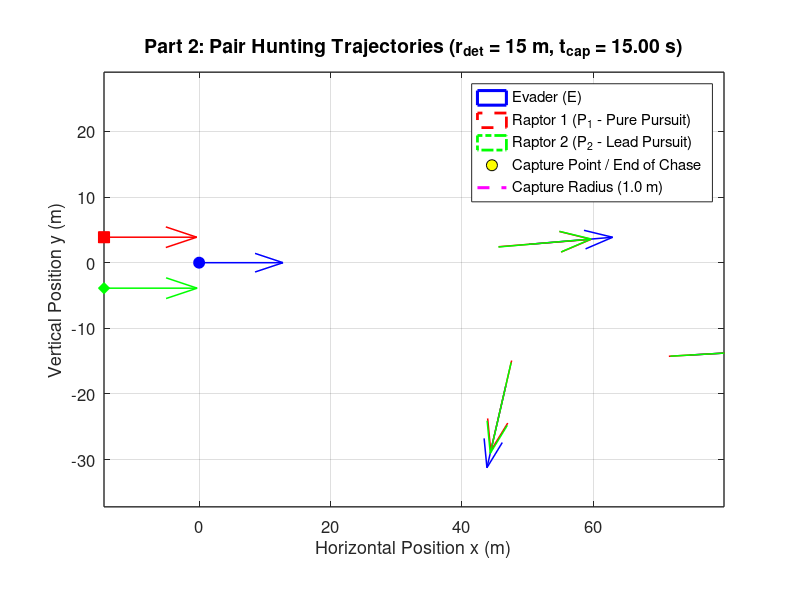
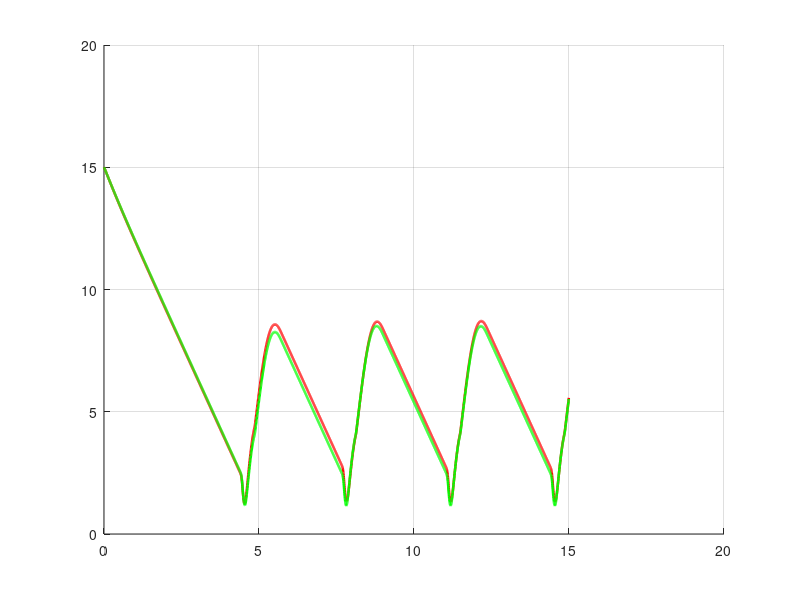

These charts were generated, in order, by the following MATLAB code: (Note: this script raises an error after producing the figures.)
% strategy_2_realistic_radius.m
% Part 2: Cooperative Pair Hunting (Pure Pursuit + Lead Pursuit Pincer)
clear; clc; close all;

%% 1. Model Parameters
v_p = 60 / 3.6;          % Pursuer speed (16.67 m/s)
v_e = 50 / 3.6;          % Evader speed (13.89 m/s)
R_p = 5.0;               % Pursuer min turning radius (m) - Realistic biological limit
R_e = 0.5;               % Evader min turning radius (m)

w_p_max = v_p / R_p;     % Max angular velocity of pursuer (3.33 rad/s)
w_e_max = v_e / R_e;     % Max angular velocity of evader (27.78 rad/s)

l_cap = 1.0;             % Capture radius (m)
r_det = 25.0;            % Initial detection distance (m) [15, 50]
r_jink = 2.5;            % Critical jink distance (m) - Set to optimal
tau_max = 0.6;           % Max look-ahead time for P2 lead pursuit (s)
T_max = 15.0;            % Raptor stamina limit (s)
dt = 0.005;              % Time step (s)
N = round(T_max / dt);
start_distances = [15, 20, 25, 30, 35];
flank_angles = deg2rad([15, 20, 25, 30, 35]);
plot_folder = fullfile(pwd, 'strategy_2_realistic_radius_plots');
if ~exist(plot_folder, 'dir')
    mkdir(plot_folder);
end

for scenario = 1:5
r_det = start_distances(scenario);
%% 2. Initial Conditions (t = 0)
alpha = flank_angles(scenario);

% Preallocate state arrays
x_E  = zeros(1, N); y_E  = zeros(1, N); theta_E  = zeros(1, N);
x_P1 = zeros(1, N); y_P1 = zeros(1, N); theta_P1 = zeros(1, N);
x_P2 = zeros(1, N); y_P2 = zeros(1, N); theta_P2 = zeros(1, N);
d1 = zeros(1, N); d2 = zeros(1, N);
t_vec = (0:N-1) * dt;

% Evader starts at origin facing +x
x_E(1) = 0; y_E(1) = 0; theta_E(1) = 0;

% Pursuer 1 (Top/Left Flank) & Pursuer 2 (Bottom/Right Flank)
x_P1(1) = -r_det * cos(alpha);  y_P1(1) =  r_det * sin(alpha);  theta_P1(1) = 0;
x_P2(1) = -r_det * cos(-alpha); y_P2(1) =  r_det * sin(-alpha); theta_P2(1) = 0;

captured = false;
end_idx = N;

% Evasion state variables
is_jinking = false;
theta_target = 0;
optimal_angle = deg2rad(110); % Optimal inside cut angle found via sweep

%% 3. Time-Stepping Simulation Loop (Forward Euler)
for k = 1:N-1
    d1(k) = hypot(x_E(k) - x_P1(k), y_E(k) - y_P1(k));
    d2(k) = hypot(x_E(k) - x_P2(k), y_E(k) - y_P2(k));
    
    if min(d1(k), d2(k)) <= l_cap
        captured = true;
        end_idx = k;
        break;
    end
    
    % --- Pursuer 1 Control: Pure Pursuit (Direct Line-of-Sight) ---
    theta_LOS1 = atan2(y_E(k) - y_P1(k), x_E(k) - x_P1(k));
    dtheta_P1 = atan2(sin(theta_LOS1 - theta_P1(k)), cos(theta_LOS1 - theta_P1(k)));
    if abs(dtheta_P1) <= w_p_max * dt
        w_P1 = dtheta_P1 / dt;
    else
        w_P1 = w_p_max * sign(dtheta_P1);
    end
    
    % --- Pursuer 2 Control: Cooperative Lead Pursuit ---
    tau = min(tau_max, d2(k) / v_p);
    x_lead = x_E(k) + tau * v_e * cos(theta_E(k));
    y_lead = y_E(k) + tau * v_e * sin(theta_E(k));
    
    theta_LOS2 = atan2(y_lead - y_P2(k), x_lead - x_P2(k));
    dtheta_P2 = atan2(sin(theta_LOS2 - theta_P2(k)), cos(theta_LOS2 - theta_P2(k)));
    if abs(dtheta_P2) <= w_p_max * dt
        w_P2 = dtheta_P2 / dt;
    else
        w_P2 = w_p_max * sign(dtheta_P2);
    end
    
    % --- Evader Control (Inside Cut with Reset) ---
    if is_jinking && min(d1(k), d2(k)) > (r_jink + 1.5)
        is_jinking = false; % Reset to flee mode once raptor overshoots
    end

    if ~is_jinking && (d1(k) <= r_jink || d2(k) <= r_jink)
        is_jinking = true;
        if d1(k) <= d2(k)
            % Threat is P1. Inside cut 110 degrees relative to P1.
            theta_target = theta_LOS1 + optimal_angle; 
        else
            % Threat is P2. Inside cut 110 degrees relative to P2.
            theta_target = theta_LOS2 - optimal_angle; 
        end
    end

    if is_jinking
        dtheta_E = atan2(sin(theta_target - theta_E(k)), cos(theta_target - theta_E(k)));
        if abs(dtheta_E) <= w_e_max * dt
            w_E = dtheta_E / dt;
        else
            w_E = w_e_max * sign(dtheta_E);
        end
    else
        % When safe, flee along the threat bisector
        vx_threat = (x_E(k) - x_P1(k))/d1(k) + (x_E(k) - x_P2(k))/d2(k);
        vy_threat = (y_E(k) - y_P1(k))/d1(k) + (y_E(k) - y_P2(k))/d2(k);
        theta_flee = atan2(vy_threat, vx_threat);
        dtheta_E = atan2(sin(theta_flee - theta_E(k)), cos(theta_flee - theta_E(k)));
        if abs(dtheta_E) <= w_e_max * dt
            w_E = dtheta_E / dt;
        else
            w_E = w_e_max * sign(dtheta_E);
        end
    end
    
    % --- Euler Kinematic Updates ---
    x_P1(k+1) = x_P1(k) + v_p * cos(theta_P1(k)) * dt;
    y_P1(k+1) = y_P1(k) + v_p * sin(theta_P1(k)) * dt;
    theta_P1(k+1) = theta_P1(k) + w_P1 * dt;
    
    x_P2(k+1) = x_P2(k) + v_p * cos(theta_P2(k)) * dt;
    y_P2(k+1) = y_P2(k) + v_p * sin(theta_P2(k)) * dt;
    theta_P2(k+1) = theta_P2(k) + w_P2 * dt;
    
    x_E(k+1) = x_E(k) + v_e * cos(theta_E(k)) * dt;
    y_E(k+1) = y_E(k) + v_e * sin(theta_E(k)) * dt;
    theta_E(k+1) = theta_E(k) + w_E * dt;
end

d1(end_idx) = hypot(x_E(end_idx) - x_P1(end_idx), y_E(end_idx) - y_P1(end_idx));
d2(end_idx) = hypot(x_E(end_idx) - x_P2(end_idx), y_E(end_idx) - y_P2(end_idx));

%% 4. Figure 1: Combined 2D Trajectory Plot (All 3 Players on Same Axis)
figure('Color', 'w', 'Position', [80, 80, 1050, 700]);
hold on; grid on; axis equal;

% Plot all 3 trajectories on the same axis
trajectory_alpha = 0.75;
patch(x_E(1:end_idx),  y_E(1:end_idx),  'b', 'FaceColor', 'none', ...
    'EdgeColor', 'b', 'EdgeAlpha', trajectory_alpha, 'LineStyle', '-', ...
    'LineWidth', 2.2, 'DisplayName', 'Evader (E)');
patch(x_P1(1:end_idx), y_P1(1:end_idx), 'r', 'FaceColor', 'none', ...
    'EdgeColor', 'r', 'EdgeAlpha', trajectory_alpha, 'LineStyle', '--', ...
    'LineWidth', 2.0, 'DisplayName', 'Raptor 1 (P_1 - Pure Pursuit)');
patch(x_P2(1:end_idx), y_P2(1:end_idx), 'g', 'FaceColor', 'none', ...
    'EdgeColor', 'g', 'EdgeAlpha', trajectory_alpha, 'LineStyle', '-.', ...
    'LineWidth', 2.0, 'DisplayName', 'Raptor 2 (P_2 - Lead Pursuit)');

% Plot Start Positions (t = 0)
plot(x_E(1),  y_E(1),  'bo', 'MarkerSize', 8, 'MarkerFaceColor', 'b', 'HandleVisibility', 'off');
plot(x_P1(1), y_P1(1), 'rs', 'MarkerSize', 8, 'MarkerFaceColor', 'r', 'HandleVisibility', 'off');
plot(x_P2(1), y_P2(1), 'gd', 'MarkerSize', 8, 'MarkerFaceColor', 'g', 'HandleVisibility', 'off');

% Plot Final/Capture Positions
plot(x_E(end_idx),  y_E(end_idx),  'ko', 'MarkerSize', 12, ...
    'MarkerFaceColor', 'y', 'DisplayName', 'Capture Point / End of Chase');
plot(x_P1(end_idx), y_P1(end_idx), 'ro', 'MarkerSize', 6, 'MarkerFaceColor', 'r', 'HandleVisibility', 'off');
plot(x_P2(end_idx), y_P2(end_idx), 'go', 'MarkerSize', 6, 'MarkerFaceColor', 'g', 'HandleVisibility', 'off');

% Plot Capture Radius Circle around Evader's Final Position
th_circ = linspace(0, 2*pi, 100);
plot(x_E(end_idx) + l_cap*cos(th_circ), y_E(end_idx) + l_cap*sin(th_circ), ...
    'm--', 'LineWidth', 2.2, 'DisplayName', 'Capture Radius (1.0 m)');

% Plot Heading Arrows along the Path
arrow_end = max(1, end_idx - round(0.5 / dt));
if arrow_end > 1
    idx_arrows = round(linspace(1, arrow_end, 5));
    quiver(x_E(idx_arrows),  y_E(idx_arrows),  cos(theta_E(idx_arrows)),  sin(theta_E(idx_arrows)),  0.35, 'b', 'LineWidth', 1.1, 'HandleVisibility', 'off');
    quiver(x_P1(idx_arrows), y_P1(idx_arrows), cos(theta_P1(idx_arrows)), sin(theta_P1(idx_arrows)), 0.35, 'r', 'LineWidth', 1.1, 'HandleVisibility', 'off');
    quiver(x_P2(idx_arrows), y_P2(idx_arrows), cos(theta_P2(idx_arrows)), sin(theta_P2(idx_arrows)), 0.35, 'g', 'LineWidth', 1.1, 'HandleVisibility', 'off');
end

set(gca, 'FontSize', 12, 'LineWidth', 1.0, 'Box', 'on');
xlabel('Horizontal Position x (m)', 'FontSize', 13);
ylabel('Vertical Position y (m)', 'FontSize', 13);
title(sprintf('Part 2: Pair Hunting Trajectories (r_{det} = %.0f m, t_{cap} = %.2f s)', ...
    r_det, t_vec(end_idx)), 'FontSize', 14);
legend('Location', 'best');
exportgraphics(gcf, fullfile(plot_folder, sprintf('scenario_%d_trajectory.png', scenario)), 'Resolution', 200);

%% 5. Figure 2: Separation Distance Plot
figure('Color', 'w', 'Position', [180, 120, 850, 550]);
hold on; grid on;
plot(t_vec(1:end_idx), d1(1:end_idx), 'r-', 'LineWidth', 1.8, 'DisplayName', 'd_1(t) (Raptor 1)');
plot(t_vec(1:end_idx), d2(1:end_idx), 'g-', 'LineWidth', 1.8, 'DisplayName', 'd_2(t) (Raptor 2)');
yline(l_cap, 'k--', 'Capture Threshold (l = 1.0 m)', 'LineWidth', 1.5, 'HandleVisibility', 'off');
yline(r_jink, 'b:', sprintf('Jink Trigger (r_{jink} = %.1f m)', r_jink), 'LineWidth', 1.5, 'HandleVisibility', 'off');
set(gca, 'FontSize', 12, 'LineWidth', 1.0, 'Box', 'on');
xlabel('Time t (s)', 'FontSize', 13);
ylabel('Distance to Prey (m)', 'FontSize', 13);
title('Part 2: Pair Separation Distances vs. Time', 'FontSize', 14);
legend('Location', 'southoutside', 'NumColumns', 2);
exportgraphics(gcf, fullfile(plot_folder, sprintf('scenario_%d_separation.png', scenario)), 'Resolution', 200);
close all;
end

%% 6. Jink-Distance Sweep: Capture Time Histogram
jink_distances = 1.0:0.25:8.0;
capture_times = zeros(5, numel(jink_distances));

for scenario = 1:5
    for j = 1:numel(jink_distances)
        capture_times(scenario, j) = simulate_capture_time( ...
            start_distances(scenario), flank_angles(scenario), ...
            jink_distances(j), v_p, v_e, R_p, R_e, l_cap, ...
            tau_max, T_max, dt);
    end
end

figure('Color', 'w', 'Position', [80, 80, 1200, 850]);
for scenario = 1:5
    subplot(3, 2, scenario);
    bar(jink_distances, capture_times(scenario, :), 1.0, ...
        'FaceColor', [0.25, 0.65, 0.35], 'EdgeColor', 'none');
    hold on; grid on;

    [max_capture_time, max_idx] = max(capture_times(scenario, :));
    plot(jink_distances(max_idx), max_capture_time, 'r^', ...
        'MarkerSize', 9, 'MarkerFaceColor', 'r');
    xline(jink_distances(max_idx), 'r--', 'LineWidth', 1.2);

    xlabel('Jink distance (m)');
    ylabel('Capture time (s)');
    title(sprintf('Scenario %d (r_{det} = %.0f m)', ...
        scenario, start_distances(scenario)));
    legend('Capture time', sprintf('Maximum: %.2f m', jink_distances(max_idx)), ...
        'Location', 'best');
    set(gca, 'FontSize', 10, 'Box', 'on');
end

sgtitle('Strategy 2: Capture Time for a Range of Jink Distances');
exportgraphics(gcf, fullfile(plot_folder, 'jink_distance_capture_time.png'), ...
    'Resolution', 200);
close all;

fprintf('Strategy 2 maximum capture times by scenario:\n');
for scenario = 1:5
    [max_capture_time, max_idx] = max(capture_times(scenario, :));
    fprintf('  Scenario %d: %.2f m jink distance -> %.2f s capture time\n', ...
        scenario, jink_distances(max_idx), max_capture_time);
end

%% 7. Jink-Angle Sweep: Capture Time Histogram
angle_offsets = deg2rad(0:5:180);
angle_capture_times = zeros(5, numel(angle_offsets));

for scenario = 1:5
    for j = 1:numel(angle_offsets)
        angle_capture_times(scenario, j) = simulate_capture_time_angle( ...
            start_distances(scenario), flank_angles(scenario), r_jink, ...
            angle_offsets(j), v_p, v_e, R_p, R_e, l_cap, tau_max, ...
            T_max, dt);
    end
end

figure('Color', 'w', 'Position', [80, 80, 1200, 850]);
for scenario = 1:5
    subplot(3, 2, scenario);
    bar(rad2deg(angle_offsets), angle_capture_times(scenario, :), 1.0, ...
        'FaceColor', [0.75, 0.45, 0.20], 'EdgeColor', 'none');
    hold on; grid on;

    [max_capture_time, max_idx] = max(angle_capture_times(scenario, :));
    plot(rad2deg(angle_offsets(max_idx)), max_capture_time, 'r^', ...
        'MarkerSize', 9, 'MarkerFaceColor', 'r');
    xline(rad2deg(angle_offsets(max_idx)), 'r--', 'LineWidth', 1.2);

    xlabel('Jink angle offset (degrees)');
    ylabel('Capture time (s)');
    title(sprintf('Scenario %d (r_{det} = %.0f m)', ...
        scenario, start_distances(scenario)));
    legend('Capture time', sprintf('Maximum: %.0f deg', ...
        rad2deg(angle_offsets(max_idx))), 'Location', 'best');
    set(gca, 'FontSize', 10, 'Box', 'on');
end

sgtitle(sprintf('Strategy 2: Capture Time by Jink Angle (r_{jink} = %.1f m)', ...
    r_jink));
exportgraphics(gcf, fullfile(plot_folder, 'jink_angle_capture_time.png'), ...
    'Resolution', 200);
close all;

fprintf('Strategy 2 maximum capture angles by scenario:\n');
for scenario = 1:5
    [max_capture_time, max_idx] = max(angle_capture_times(scenario, :));
    fprintf('  Scenario %d: %.0f degree angle -> %.2f s capture time\n', ...
        scenario, rad2deg(angle_offsets(max_idx)), max_capture_time);
end

function capture_time = simulate_capture_time(r_det, alpha, r_jink, ...
    v_p, v_e, R_p, R_e, l_cap, tau_max, T_max, dt)
    w_p_max = v_p / R_p;
    w_e_max = v_e / R_e;
    N = round(T_max / dt);

    x_E = 0; y_E = 0; theta_E = 0;
    x_P1 = -r_det * cos(alpha); y_P1 = r_det * sin(alpha); theta_P1 = 0;
    x_P2 = -r_det * cos(-alpha); y_P2 = r_det * sin(-alpha); theta_P2 = 0;
    capture_time = T_max;
    
    is_jinking = false;
    theta_target = 0;

    for k = 1:N-1
        d1 = hypot(x_E - x_P1, y_E - y_P1);
        d2 = hypot(x_E - x_P2, y_E - y_P2);
        if min(d1, d2) <= l_cap
            capture_time = (k - 1) * dt;
            return;
        end

        theta_LOS1 = atan2(y_E - y_P1, x_E - x_P1);
        dtheta_P1 = atan2(sin(theta_LOS1 - theta_P1), cos(theta_LOS1 - theta_P1));
        if abs(dtheta_P1) <= w_p_max * dt
            w_P1 = dtheta_P1 / dt;
        else
            w_P1 = w_p_max * sign(dtheta_P1);
        end

        tau = min(tau_max, d2 / v_p);
        x_lead = x_E + tau * v_e * cos(theta_E);
        y_lead = y_E + tau * v_e * sin(theta_E);
        theta_LOS2 = atan2(y_lead - y_P2, x_lead - x_P2);
        dtheta_P2 = atan2(sin(theta_LOS2 - theta_P2), cos(theta_LOS2 - theta_P2));
        if abs(dtheta_P2) <= w_p_max * dt
            w_P2 = dtheta_P2 / dt;
        else
            w_P2 = w_p_max * sign(dtheta_P2);
        end

        % --- Evader Control (Inside Cut with Reset) ---
        if is_jinking && min(d1, d2) > (r_jink + 1.5)
            is_jinking = false; % Reset when safe
        end

        if ~is_jinking && (d1 <= r_jink || d2 <= r_jink)
            is_jinking = true;
            if d1 <= d2
                % Threat is P1. Inside cut 110 degrees relative to P1.
                theta_target = theta_LOS1 + deg2rad(110); 
            else
                % Threat is P2. Inside cut 110 degrees relative to P2.
                theta_target = theta_LOS2 - deg2rad(110); 
            end
        end

        if is_jinking
            dtheta_E = atan2(sin(theta_target - theta_E), cos(theta_target - theta_E));
            if abs(dtheta_E) <= w_e_max * dt
                w_E = dtheta_E / dt;
            else
                w_E = w_e_max * sign(dtheta_E);
            end
        else
            vx_threat = (x_E - x_P1) / d1 + (x_E - x_P2) / d2;
            vy_threat = (y_E - y_P1) / d1 + (y_E - y_P2) / d2;
            theta_flee = atan2(vy_threat, vx_threat);
            dtheta_E = atan2(sin(theta_flee - theta_E), cos(theta_flee - theta_E));
            if abs(dtheta_E) <= w_e_max * dt
                w_E = dtheta_E / dt;
            else
                w_E = w_e_max * sign(dtheta_E);
            end
        end

        x_P1 = x_P1 + v_p * cos(theta_P1) * dt;
        y_P1 = y_P1 + v_p * sin(theta_P1) * dt;
        theta_P1 = theta_P1 + w_P1 * dt;
        x_P2 = x_P2 + v_p * cos(theta_P2) * dt;
        y_P2 = y_P2 + v_p * sin(theta_P2) * dt;
        theta_P2 = theta_P2 + w_P2 * dt;
        x_E = x_E + v_e * cos(theta_E) * dt;
        y_E = y_E + v_e * sin(theta_E) * dt;
        theta_E = theta_E + w_E * dt;
    end
end

function capture_time = simulate_capture_time_angle(r_det, alpha, r_jink, ...
    angle_offset, v_p, v_e, R_p, R_e, l_cap, tau_max, T_max, dt)
    w_p_max = v_p / R_p;
    w_e_max = v_e / R_e;
    N = round(T_max / dt);

    x_E = 0; y_E = 0; theta_E = 0;
    x_P1 = -r_det * cos(alpha); y_P1 = r_det * sin(alpha); theta_P1 = 0;
    x_P2 = -r_det * cos(-alpha); y_P2 = r_det * sin(-alpha); theta_P2 = 0;
    capture_time = T_max;
    
    is_jinking = false;
    theta_target = 0;

    for k = 1:N-1
        d1 = hypot(x_E - x_P1, y_E - y_P1);
        d2 = hypot(x_E - x_P2, y_E - y_P2);
        if min(d1, d2) <= l_cap
            capture_time = (k - 1) * dt;
            return;
        end

        theta_LOS1 = atan2(y_E - y_P1, x_E - x_P1);
        dtheta_P1 = atan2(sin(theta_LOS1 - theta_P1), cos(theta_LOS1 - theta_P1));
        if abs(dtheta_P1) <= w_p_max * dt
            w_P1 = dtheta_P1 / dt;
        else
            w_P1 = w_p_max * sign(dtheta_P1);
        end

        tau = min(tau_max, d2 / v_p);
        x_lead = x_E + tau * v_e * cos(theta_E);
        y_lead = y_E + tau * v_e * sin(theta_E);
        theta_LOS2 = atan2(y_lead - y_P2, x_lead - x_P2);
        dtheta_P2 = atan2(sin(theta_LOS2 - theta_P2), cos(theta_LOS2 - theta_P2));
        if abs(dtheta_P2) <= w_p_max * dt
            w_P2 = dtheta_P2 / dt;
        else
            w_P2 = w_p_max * sign(dtheta_P2);
        end

        % --- Evader Control (Angle Sweep with Reset) ---
        if is_jinking && min(d1, d2) > (r_jink + 1.5)
            is_jinking = false;
        end

        if ~is_jinking && (d1 <= r_jink || d2 <= r_jink)
            is_jinking = true;
            if d1 <= d2
                theta_target = theta_LOS1 + angle_offset;
            else
                theta_target = theta_LOS2 - angle_offset;
            end
        end

        if is_jinking
            dtheta_E = atan2(sin(theta_target - theta_E), cos(theta_target - theta_E));
            if abs(dtheta_E) <= w_e_max * dt
                w_E = dtheta_E / dt;
            else
                w_E = w_e_max * sign(dtheta_E);
            end
        else
            vx_threat = (x_E - x_P1) / d1 + (x_E - x_P2) / d2;
            vy_threat = (y_E - y_P1) / d1 + (y_E - y_P2) / d2;
            theta_flee = atan2(vy_threat, vx_threat);
            dtheta_E = atan2(sin(theta_flee - theta_E), cos(theta_flee - theta_E));
            if abs(dtheta_E) <= w_e_max * dt
                w_E = dtheta_E / dt;
            else
                w_E = w_e_max * sign(dtheta_E);
            end
        end

        x_P1 = x_P1 + v_p * cos(theta_P1) * dt;
        y_P1 = y_P1 + v_p * sin(theta_P1) * dt;
        theta_P1 = theta_P1 + w_P1 * dt;
        x_P2 = x_P2 + v_p * cos(theta_P2) * dt;
        y_P2 = y_P2 + v_p * sin(theta_P2) * dt;
        theta_P2 = theta_P2 + w_P2 * dt;
        x_E = x_E + v_e * cos(theta_E) * dt;
        y_E = y_E + v_e * sin(theta_E) * dt;
        theta_E = theta_E + w_E * dt;
    end
end
